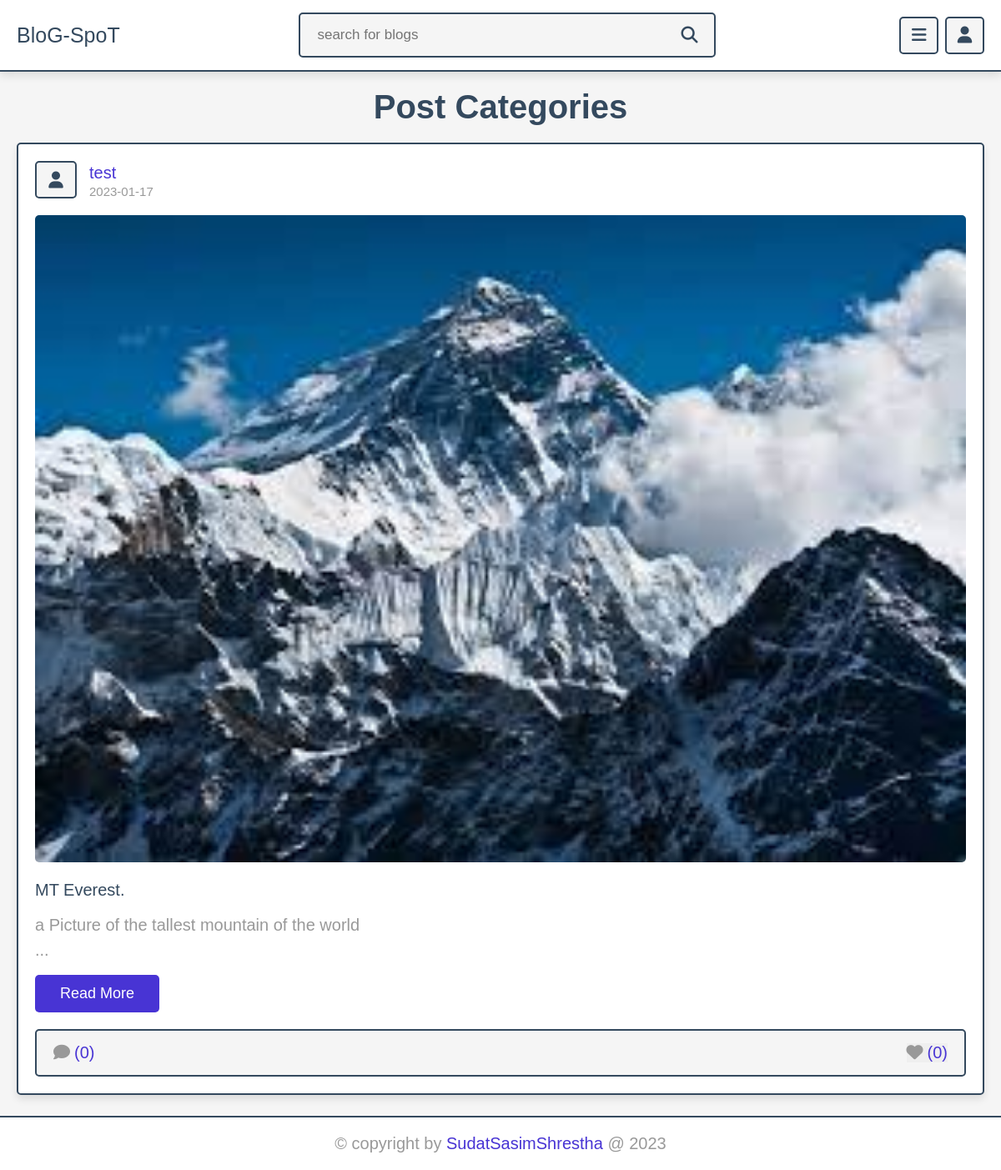
The page /category.php?category=nature on the database its author committed.
### tables this page shows
CREATE TABLE `posts` (
  `id` int(100) NOT NULL,
  `admin_id` int(100) NOT NULL,
  `name` varchar(100) NOT NULL,
  `title` varchar(100) NOT NULL,
  `content` varchar(10000) NOT NULL,
  `category` varchar(50) NOT NULL,
  `image` varchar(100) NOT NULL,
  `date` date NOT NULL DEFAULT current_timestamp(),
  `status` varchar(10) NOT NULL
);

### category.php (the view, shortened to what this page needs)
<?php
include 'components/connect.php';
if(isset($_SESSION['user_id'])){
   $user_id = $_SESSION['user_id'];
}else{
   $user_id = '';
};
if(isset($_GET['category'])){
   $category = $_GET['category'];
}else{
   $category = '';
}
?>
<!DOCTYPE html>
<html lang="en">
<head>
   <link rel="stylesheet" href="https://cdnjs.cloudflare.com/ajax/libs/font-awesome/6.1.1/css/all.min.css">
   <link rel="stylesheet" href="css/style.css">
</head>
<body>
<?php include 'components/user_header.php'; ?>
<section class="posts-container">
   <h1 class="heading">post categories</h1>
   <div class="box-container">
      <?php
         $select_posts = $conn->prepare("SELECT * FROM `posts` WHERE category = ? and status = ?");
         $select_posts->execute([$category, 'active']);
         if($select_posts->rowCount() > 0){
            while($fetch_posts = $select_posts->fetch(PDO::FETCH_ASSOC)){
            $post_id = $fetch_posts['id'];
            $count_post_comments = $conn->prepare("SELECT * FROM `comments` WHERE post_id = ?");
            $count_post_comments->execute([$post_id]);
            $total_post_comments = $count_post_comments->rowCount();
            $count_post_likes = $conn->prepare("SELECT * FROM `likes` WHERE post_id = ?");
            $count_post_likes->execute([$post_id]);
            $total_post_likes = $count_post_likes->rowCount();
            $confirm_likes = $conn->prepare("SELECT * FROM `likes` WHERE user_id = ? AND post_id = ?");
            $confirm_likes->execute([$user_id, $post_id]);
      ?>
      <form class="box" method="post">
         <div class="post-admin">
            <i class="fas fa-user"></i>
            <div>
               <a href="author_posts.php?author=<?= $fetch_posts['name']; ?>"><?= $fetch_posts['name']; ?></a>
               <div><?= $fetch_posts['date']; ?></div>
            </div>
         </div>
         <?php
            if($fetch_posts['image'] != ''){
         ?>
         <img src="uploaded_img/<?= $fetch_posts['image']; ?>" class="post-image" alt="">
         <?php
         }
         ?>
         <div class="post-title"><?= $fetch_posts['title']; ?></div>
         <div class="post-content content-150"><?= $fetch_posts['content']; ?></div>
         <a href="view_post.php?post_id=<?= $post_id; ?>" class="inline-btn">read more</a>
         <div class="icons">
            <a href="view_post.php?post_id=<?= $post_id; ?>"><i class="fas fa-comment"></i><span>(<?= $total_post_comments; ?>)</span></a>
            <button type="submit" name="like_post"><i class="fas fa-heart" style="<?php if($confirm_likes->rowCount() > 0){ echo 'color:var(--red);'; } ?>  "></i><span>(<?= $total_post_likes; ?>)</span></button>
         </div>
      </form>
      <?php
         }
      }else{
         echo '<p class="empty">no posts found for this category!</p>';
      }
      ?>
   </div>
</section>
<?php include 'components/footer.php'; ?>
</body>
</html>

### css/style.css (style rules this page uses)
:root { --main-color:#4834d4; --red:#e74c3c; --orange:#f39c12; --black:#34495e; --white:#fff; --light-bg:#f5f5f5; --light-color:#999; --border:.2rem solid var(--black); --box-shadow:0 .5rem 1rem rgba(0,0,0,.1); }
* { font-family: 'Rubik', sans-serif; margin:0; padding:0; box-sizing: border-box; outline: none; border:none; text-decoration: none; }
html { font-size: 62.5%; overflow-x: hidden; scroll-behavior: smooth; scroll-padding-top: 7rem; }
body { background-color: var(--light-bg); padding-bottom: 7rem; }
section { padding:2rem; margin: 0 auto; max-width: 1200px; }
.btn, .delete-btn, .option-btn, .inline-btn, .inline-option-btn, .inline-delete-btn { margin-top: 1rem; border-radius: .5rem; cursor: pointer; font-size: 1.8rem; color:var(--white); padding:1.2rem 3rem; text-transform: capitalize; text-align: center; }
.inline-btn, .inline-option-btn, .inline-delete-btn { display: inline-block; margin-right: 1rem; }
.inline-btn, .btn { background-color: var(--main-color); }
.heading { margin-bottom: 2rem; text-align: center; font-size: 4rem; color:var(--black); text-transform: capitalize; }
.posts-container .box-container { display: grid; grid-template-columns: repeat(auto-fit, minmax(33rem, 1fr)); gap:1.5rem; align-items: flex-start; justify-content: center; }
.posts-container .box-container .box { border:var(--border); box-shadow: var(--box-shadow); border-radius: .5rem; background-color: var(--white); padding:2rem; overflow: hidden; }
.posts-container .box-container .box .post-admin { display: flex; align-items: center; gap:1.5rem; margin-bottom: 2rem; }
.posts-container .box-container .box .post-admin i { text-align: center; height: 4.5rem; width: 5rem; line-height: 4.2rem; font-size: 2rem; border:var(--border); border-radius: .5rem; background-color: var(--light-bg); color:var(--black); }
.posts-container .box-container .box .post-admin a { font-size: 2rem; color:var(--main-color); }
.posts-container .box-container .box .post-admin div { font-size: 1.5rem; margin-top: .2rem; color:var(--light-color); }
.posts-container .box-container .box .post-image { width: 100%; border-radius: .5rem; margin-bottom: 2rem; }
.posts-container .box-container .box .post-title { font-size: 2rem; color:var(--black); overflow: hidden; text-overflow: ellipsis; white-space: nowrap; margin-bottom: 1rem; }
.posts-container .box-container .box .post-content { font-size: 2rem; line-height: 1.5; padding:.5rem 0; color:var(--light-color); white-space: pre-line; }
.posts-container .box-container .box .post-content::after { content: '...'; }
.posts-container .box-container .box .icons { display: flex; align-items: center; justify-content: space-between; gap:1rem; background-color: var(--light-bg); border-radius: .5rem; padding:1.5rem 2rem; border:var(--border); margin-top: 2rem; }
.posts-container .box-container .box .icons button { cursor: pointer; }
.posts-container .box-container .box .icons i { margin-right:.5rem; font-size:2rem; color:var(--light-color); }
.posts-container .box-container .box .icons span { font-size: 2rem; color:var(--main-color); }

### rows shown on the page
posts: name "test", date "2023-01-17", image (picture), title "MT Everest.", content "a Picture of the tallest mountain of the world", total_post_comments "0", total_post_likes "0"
